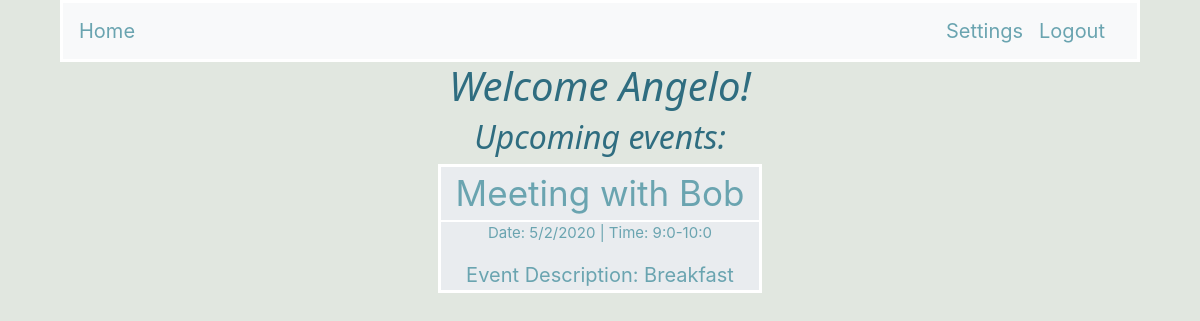
/ (signed in), run on an earlier commit of the app's database.
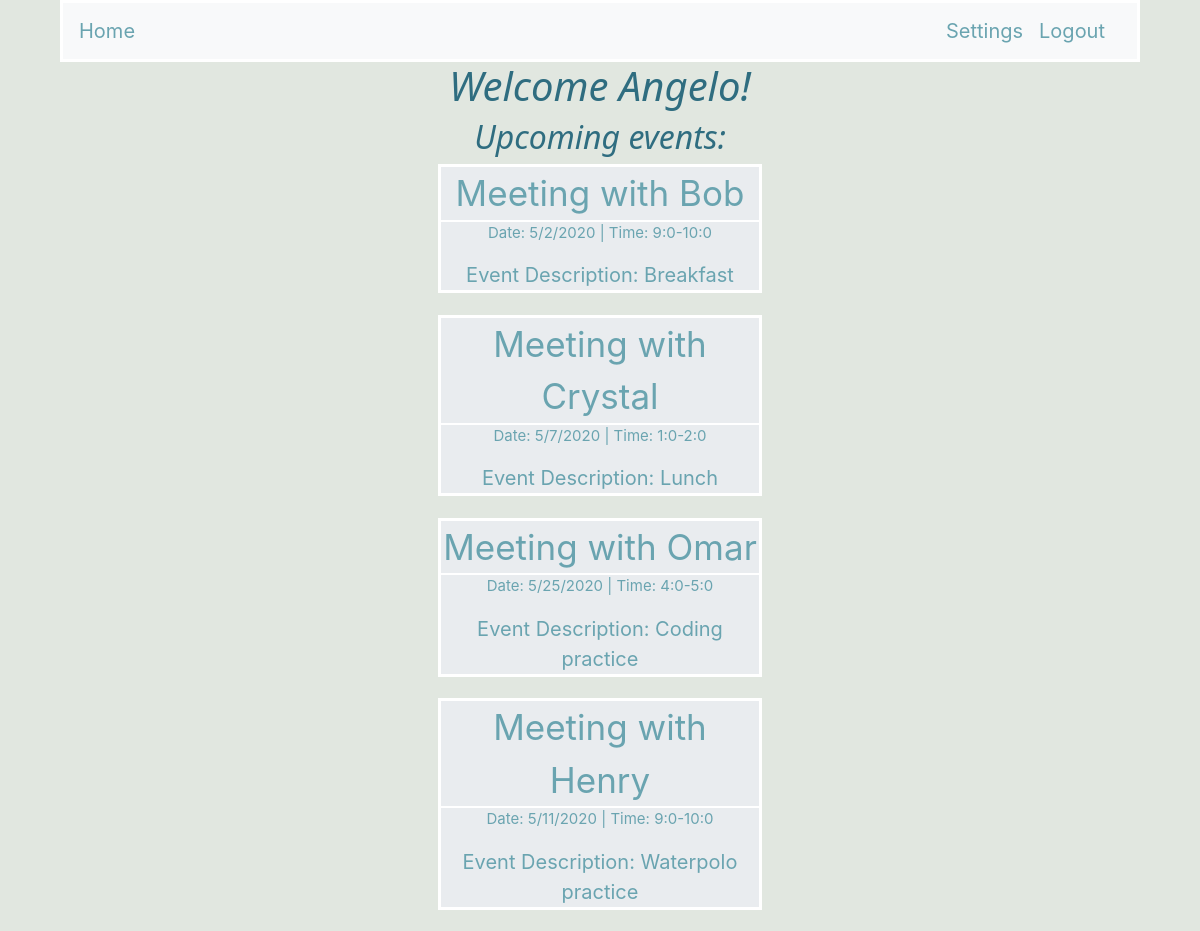
And on a later commit of the database.
### app_folder/models.py (models this page shows, shortened)
class User(UserMixin, db.Model):
    id = db.Column(db.Integer, primary_key=True)
    username = db.Column(db.String(64), index=True, unique=True)
    email = db.Column(db.String(128), index=True, unique=True)
    password_hash = db.Column(db.String(128))
    emailConfirmation = db.Column(db.String(2), index=True)
    meetingLength = db.Column(db.String(32), index=True)
    availabilityStart = db.Column(db.String(32),index = True)
    availabilityEnd = db.Column(db.String(32),index = True)
    posts = db.relationship('Post', backref='author', lazy='dynamic')

class Event(db.Model):
    id = db.Column(db.Integer, primary_key=True)
    username = db.Column(db.String(64), index=True)
    eventDate = db.Column(db.String(32), index=True)
    eventTime = db.Column(db.String(32), index=True)
    guestname = db.Column(db.String(64), index=True)
    description = db.Column(db.String(128), index=True)

### app_folder/routes.py (the view)
@app.route("/")
@login_required
def hello():
    user = current_user
    events = Event.query.filter_by(username=user.username).all()
    return render_template('index.html', title='Home',user = user, events = events)

### app_folder/models.py (called while the page is built)
@login.user_loader
def load_user(id):
    return User.query.get(int(id))

### app_folder/templates/index.html
{% extends "base.html" %}
{% block content %}
<div class="center">
    {% if not current_user.is_authenticated %}
        <h1>Welcome Guest!</h1>
    {% else %}
        <h1> Welcome {{ current_user.username }}!</h1>
        <h2> Upcoming events: </h2>
        {% if events|length == 0 %}
            <p>There are no events at this time.</p>
        {% else %}
            {% for i in events %}
                <div class="eventCard">
                    <div class="eventTitle">
                        Meeting with {{ i.guestname }}
                    </div>
                    <div class="eventTimes">
                        Date: {{ i.eventDate }} |
                        Time: {{ i.eventTime }}
                    </div>
                    <div class="eventDesc">
                        Event Description: {{ i.description }}
                    </div>
                </div>
            {% endfor %}
        {% endif %}
    {% endif %}
</div>
{% endblock %}

### app_folder/templates/base.html (shortened to what this page needs)
<!DOCTYPE html>
<html lang="en">
  <head>
       <link rel="stylesheet" href="https://stackpath.bootstrapcdn.com/bootstrap/4.4.1/css/bootstrap.min.css">
       <link rel= "stylesheet" type= "text/css" href= "{{ url_for('static',filename='styles/base.css') }}">
    </head>
    <body>
      <nav class="navbar navbar-custom navbar-expand-lg navbar-light bg-light">
            <div class="navbar-nav">
                {% if current_user.is_authenticated %}
                <a class="nav-item active navbar-brand" href="/">Home</a>
                {% else %}
                <a class="nav-item active navbar-brand" href="/home">Home</a>
                <a class="nav-item active navbar-brand" href="/users">Book Times</a>
                {% endif %}
            </div>
            <div class="navbar-collapse collapse w-100 order-3 dual-collapse2">
                <div class="navbar-nav ml-auto">
                  {% if not current_user.is_authenticated %}
                    <a class=" nav-item active navbar-brand" href="/login">Sign in</a>
                  {% else %}
                    <a class="nav-item active navbar-brand" href="/settings">Settings</a>
                    <a class="nav-item active navbar-brand" href="/logout">Logout</a>
                  {% endif %}
                </div>
            </div>
        </nav>
       {% block content %}{% endblock %}
    </body>
</html>

### app_folder/static/styles/base.css (style rules this page uses)
body { background-color: #E1E7E0; margin-left: 5%; margin-right: 5%; }
nav { border: 3px solid white; }
h1 { font-family:'Segoe UI', Tahoma, Geneva, Verdana, sans-serif; font-style: italic; color:#2F6D80; }
h2 { font-family:'Segoe UI', Tahoma, Geneva, Verdana, sans-serif; font-style: italic; color:#2F6D80; }
a { color: #6AA4B0; }
.center { text-align: center; }
.navbar-custom .navbar-brand, .navbar-custom .navbar-text { color: #6AA4B0; }
.eventCard { background-color: #e9ecef; border: 3px solid white; width: 30%; margin: auto; margin-bottom: 2%; }
.eventTitle { font-size: 35px; border-bottom: 2px solid white; color: #6AA4B0; }
.eventTimes { font-size: 15px; color: #6AA4B0; }
.eventDesc { margin-top: 5%; font-size: 20px; color: #6AA4B0; }

What changed in the data, as far as the page shows it:
added Event: guestname "Crystal", eventDate "5/7/2020", eventTime "1:0-2:0", description "Lunch"
added Event: guestname "Omar", eventDate "5/25/2020", eventTime "4:0-5:0", description "Coding practice"
added Event: guestname "Henry", eventDate "5/11/2020", eventTime "9:0-10:0", description "Waterpolo practice"
